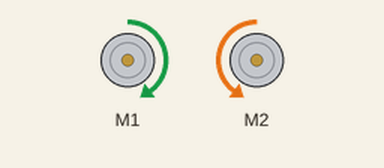
Simulated run of this sketch. Board: Arduino Uno, built with avr-gcc and run on an emulated ATmega328P. Shown: 2 × DC motor (green arrow = forward, orange = backward, longer = faster). What the sketch prints to the serial monitor is not drawn.

Above: at 0.1 s.
Timing chart, 0 to 1.6 s (numbered marks = the images above):
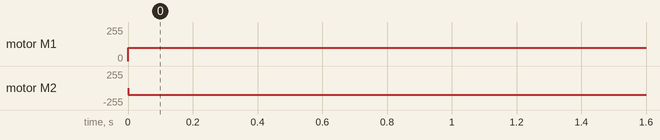

Measured:
- by itself, motor M1: stopped → forward 100/255 at 0.00 s
- by itself, motor M2: stopped → backward 100/255 at 0.00 s

The sketch:

encouder_interrupt.ino
```cpp
#include <AFMotor.h>
int A = 100;
AF_DCMotor motorR(1);
AF_DCMotor motorL(2);
unsigned int countL = 0;
void setup() {
  // put your setup code here, to run once:
  Serial.begin(9600);
  attachInterrupt(4, countleft, RISING);
  motorR.run(RELEASE);
  motorL.run(RELEASE);

}


void loop() {

  turn90();
  delay(2000);
}
void countleft() {
  countL++;
}

void  turn90() {
  motorR.setSpeed(0);
  motorL.setSpeed(0);
  motorR.run(FORWARD);
  motorL.run(BACKWARD);
  countL = 0;
  while (countL <= 250) {
    motorR.setSpeed(A);
    motorL.setSpeed(A);
      Serial.println(countL);
  }
  motorR.run(RELEASE);
  motorL.run(RELEASE);

}
```
